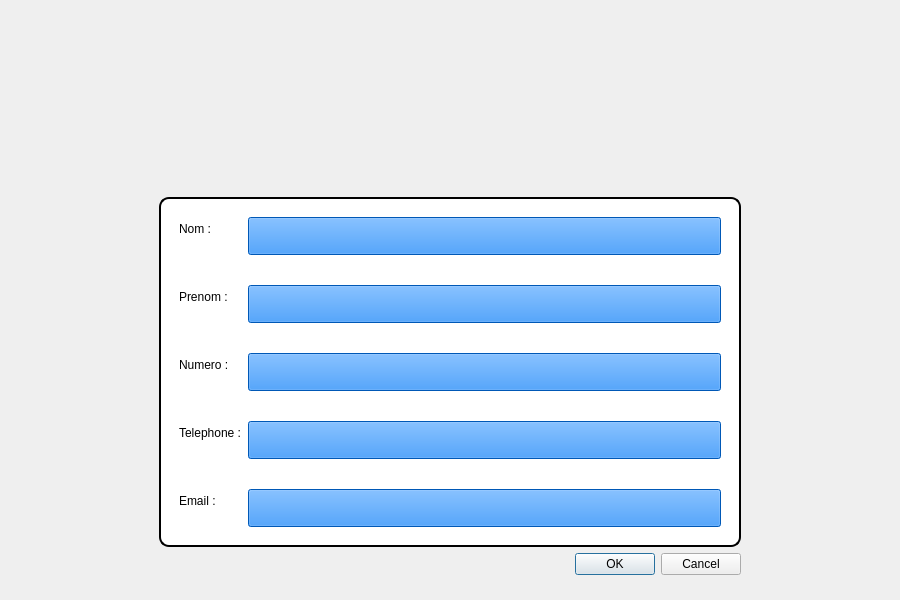
<?xml version="1.0" encoding="UTF-8"?>
<ui version="4.0">
 <class>badge</class>
 <widget class="QDialog" name="badge">
  <property name="geometry">
   <rect>
    <x>0</x>
    <y>0</y>
    <width>900</width>
    <height>600</height>
   </rect>
  </property>
  <property name="maximumSize">
   <size>
    <width>900</width>
    <height>600</height>
   </size>
  </property>
  <property name="windowTitle">
   <string>Dialog</string>
  </property>
  <property name="styleSheet">
   <string notr="true">#badge{
	border-image: url(&quot;:/&quot;);
}</string>
  </property>
  <layout class="QGridLayout" name="gridLayout">
   <item row="0" column="0">
    <layout class="QHBoxLayout" name="horizontalLayout_2">
     <item>
      <widget class="QWidget" name="verticalWidget" native="true">
       <property name="minimumSize">
        <size>
         <width>350</width>
         <height>500</height>
        </size>
       </property>
       <property name="maximumSize">
        <size>
         <width>600</width>
         <height>550</height>
        </size>
       </property>
       <layout class="QVBoxLayout" name="verticalLayout">
        <property name="topMargin">
         <number>0</number>
        </property>
        <property name="bottomMargin">
         <number>0</number>
        </property>
        <item>
         <widget class="QWidget" name="imgContainer" native="true">
          <property name="minimumSize">
           <size>
            <width>0</width>
            <height>100</height>
           </size>
          </property>
          <layout class="QHBoxLayout" name="horizontalLayout"/>
         </widget>
        </item>
        <item>
         <widget class="QWidget" name="formWidget" native="true">
          <property name="maximumSize">
           <size>
            <width>600</width>
            <height>350</height>
           </size>
          </property>
          <property name="styleSheet">
           <string notr="true">#formWidget{
	border-radius: 10px;
	border: 2px solid ;
	background-color: #ffffff;
	
}

QPushButton{
	background-color:  #007bff;
}</string>
          </property>
          <layout class="QFormLayout" name="formLayout">
           <property name="verticalSpacing">
            <number>30</number>
           </property>
           <property name="leftMargin">
            <number>20</number>
           </property>
           <property name="topMargin">
            <number>20</number>
           </property>
           <property name="rightMargin">
            <number>20</number>
           </property>
           <property name="bottomMargin">
            <number>20</number>
           </property>
           <item row="0" column="0">
            <widget class="QLabel" name="label_3">
             <property name="text">
              <string>Nom :</string>
             </property>
            </widget>
           </item>
           <item row="0" column="1">
            <widget class="QPushButton" name="btnNom">
             <property name="minimumSize">
              <size>
               <width>0</width>
               <height>38</height>
              </size>
             </property>
             <property name="text">
              <string/>
             </property>
            </widget>
           </item>
           <item row="1" column="0">
            <widget class="QLabel" name="label_2">
             <property name="text">
              <string>Prenom :</string>
             </property>
            </widget>
           </item>
           <item row="1" column="1">
            <widget class="QPushButton" name="btnPrenom">
             <property name="minimumSize">
              <size>
               <width>0</width>
               <height>38</height>
              </size>
             </property>
             <property name="text">
              <string/>
             </property>
            </widget>
           </item>
           <item row="2" column="0">
            <widget class="QLabel" name="label">
             <property name="text">
              <string>Numero :</string>
             </property>
            </widget>
           </item>
           <item row="2" column="1">
            <widget class="QPushButton" name="btnNumero">
             <property name="minimumSize">
              <size>
               <width>0</width>
               <height>38</height>
              </size>
             </property>
             <property name="text">
              <string/>
             </property>
            </widget>
           </item>
           <item row="3" column="0">
            <widget class="QLabel" name="label_4">
             <property name="text">
              <string>Telephone :</string>
             </property>
            </widget>
           </item>
           <item row="3" column="1">
            <widget class="QPushButton" name="btnPhone">
             <property name="minimumSize">
              <size>
               <width>0</width>
               <height>38</height>
              </size>
             </property>
             <property name="text">
              <string/>
             </property>
            </widget>
           </item>
           <item row="4" column="0">
            <widget class="QLabel" name="label_5">
             <property name="text">
              <string>Email :</string>
             </property>
            </widget>
           </item>
           <item row="4" column="1">
            <widget class="QPushButton" name="btnMaile">
             <property name="minimumSize">
              <size>
               <width>0</width>
               <height>38</height>
              </size>
             </property>
             <property name="text">
              <string/>
             </property>
            </widget>
           </item>
          </layout>
         </widget>
        </item>
        <item>
         <widget class="QDialogButtonBox" name="buttonBox">
          <property name="orientation">
           <enum>Qt::Horizontal</enum>
          </property>
          <property name="standardButtons">
           <set>QDialogButtonBox::Cancel|QDialogButtonBox::Ok</set>
          </property>
         </widget>
        </item>
       </layout>
      </widget>
     </item>
    </layout>
   </item>
  </layout>
 </widget>
 <resources/>
 <connections/>
</ui>
